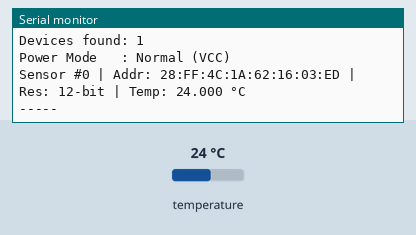
Recording of a sketch running on a simulated Arduino Mega 2560, built with avr-gcc and run on an emulated ATmega2560. On the bench: the last lines printed to the serial monitor. The inputs (shaded band) are chosen by the test bench; at power-on: temperature 24 °C.

Above: at 1.2 s.
1.3 s: temperature set to 12 °C
At 3.72 s:
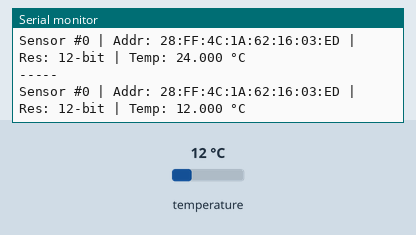
5.1 s: temperature set to 19 °C
At 6.9 s:
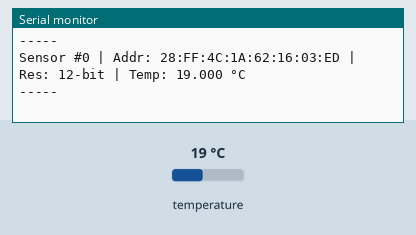

The sketch:

ds18b20_test.ino
```cpp
/* DS18B20_Tester_Mega.ino
   Arduino Mega 2560 (SDA=20, SCL=21 not used here)
   DS18B20 DATA -> D4  (default)
   4.7k pull-up between DATA and 5V is REQUIRED
   Prints device count, addresses, power mode, resolution, and temperature (°C).
*/

#include <OneWire.h>
#include <DallasTemperature.h>

#ifndef DS18B20_PIN
#define DS18B20_PIN 4   // change this if you moved the data wire
#endif

OneWire oneWire(DS18B20_PIN);
DallasTemperature sensors(&oneWire);

DeviceAddress addr;
uint8_t deviceCount = 0;

void printAddress(const DeviceAddress a) {
  for (uint8_t i = 0; i < 8; i++) {
    if (a[i] < 16) Serial.print('0');
    Serial.print(a[i], HEX);
    if (i < 7) Serial.print(':');
  }
}

void printPowerMode() {
  bool parasite = sensors.isParasitePowerMode();
  Serial.print(F("Power Mode   : "));
  Serial.println(parasite ? F("Parasite") : F("Normal (VCC)"));
}

void setup() {
  Serial.begin(9600);
  while (!Serial) { ; }

  Serial.println(F("\nDS18B20 Tester (Mega 2560)"));
  Serial.print(F("OneWire pin  : D")); Serial.println(DS18B20_PIN);
  Serial.println(F("NOTE: Ensure a 4.7k resistor from DATA to 5V.\n"));

  sensors.begin();
  sensors.setWaitForConversion(true); // block until conversion done
  deviceCount = sensors.getDeviceCount();

  Serial.print(F("Devices found: ")); Serial.println(deviceCount);
  printPowerMode();
  Serial.println();

  if (deviceCount == 0) {
    Serial.println(F("No devices detected. Check wiring, pull-up, and pin."));
    Serial.println(F("Re-scanning every 3 seconds...\n"));
  }
}

void loop() {
  // Re-scan each cycle to catch hot-plugging
  uint8_t count = sensors.getDeviceCount();
  if (count != deviceCount) {
    deviceCount = count;
    Serial.print(F("\nDevices found (rescan): ")); Serial.println(deviceCount);
    printPowerMode();
    Serial.println();
  }

  if (deviceCount == 0) {
    delay(3000);
    return;
  }

  // Iterate over all devices
  for (uint8_t i = 0; i < deviceCount; i++) {
    DeviceAddress a;
    if (!sensors.getAddress(a, i)) {
      Serial.print(F("Sensor #")); Serial.print(i);
      Serial.println(F(": address read failed."));
      continue;
    }

    // Set and report resolution (12-bit)
    sensors.setResolution(a, 12);
    uint8_t res = sensors.getResolution(a);

    // Request temperature for this specific sensor
    sensors.requestTemperaturesByAddress(a);
    float tC = sensors.getTempC(a);

    Serial.print(F("Sensor #")); Serial.print(i);
    Serial.print(F(" | Addr: "));
    printAddress(a);
    Serial.print(F(" | Res: ")); Serial.print(res); Serial.print(F("-bit"));
    Serial.print(F(" | Temp: "));

    if (tC == DEVICE_DISCONNECTED_C) {
      Serial.println(F("DISCONNECTED"));
    } else {
      Serial.print(tC, 3); Serial.println(F(" °C"));
    }
  }

  Serial.println(F("-----"));
  delay(2000); // read every ~2 s
}
```

Measured:
- after the input at 1.3 s, the serial monitor: prints a new line after 2.4 s (image 1)
- after the input at 5.1 s, the serial monitor: prints a new line after 1.4 s (image 2)
